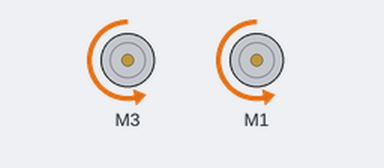
Simulated run of this sketch. Board: Arduino Mega 2560, built with avr-gcc and run on an emulated ATmega2560. Shown: 2 × DC motor (green arrow = forward, orange = backward, longer = faster).

Above: at 0.1 s.
Timing chart, 0 to 1.6 s (numbered marks = the images above):
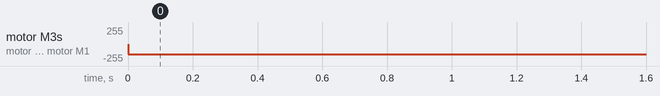

The sketch:

B3_01_TimedForward.ino
```cpp
/* B3_TimedForward.ino
   Drive the TWO-WHEELED Bread Board Bot (BBbot, B^3)
   straight ahead for specified time and then stop

   Intially commented out code will impliment a short
   reverse brake on the motors.

   Arduino: Arduino Mega 256 v3 Clone
   Motor Shield: Adafruit assembled Motor Shield for Arduino v2
   ---->  http://www.adafruit.com/products/1438

   Programmer: Dave Eslinger (DLE); June 3, 2015
   Major revisions:
         6/7/2015, DLE: Cleaned it up for GoSciTech
         7/4/2015, DLE: renamed

*/
#include <Wire.h>
#include <Adafruit_MotorShield.h>
#include <math.h>

// Create the motor shield object with the default I2C address
Adafruit_MotorShield AFMS = Adafruit_MotorShield();

// Define Constants
const byte TESTSPEED = 255 ;

// Define 'ports' for motors.
const byte LEFT_MOTOR_PORT = 3;
const byte RIGHT_MOTOR_PORT = 1;
// Create pointers to motor control objects
Adafruit_DCMotor *motorLeft = AFMS.getMotor(LEFT_MOTOR_PORT);
Adafruit_DCMotor *motorRight = AFMS.getMotor(RIGHT_MOTOR_PORT);

void setup(void){
  AFMS.begin();  // create with the default frequency 1.6KHz
  // Turn off all motors
  motorLeft->run(RELEASE);
  motorRight->run(RELEASE);
}

void loop(void){
  // Drive forward for 1 second at X/255 (~60% power)
  int duration = 1000; // in milliseconds
  byte speed = 150;
  motorLeft->setSpeed(speed);
  motorRight->setSpeed(speed);

  motorLeft->run(BACKWARD);
  motorRight->run(BACKWARD);

  delay(1000);


//  while (1) {};

/* What does this do? - in reference to Line #79
Says that while 1 is true 0 is not.
Loops through this infinitely; robot is essentially being told "Wait."
*/

}

/*void allStop(int direction) {
  motorLeft->setSpeed(100); // 100 on a 0-255 scale.
  motorRight->setSpeed(100);
  if (direction == FORWARD) {
    motorLeft->run(BACKWARD);
    motorRight->run(BACKWARD);
  }
  else {
    motorLeft->run(FORWARD);
    motorRight->run(BACKWARD);
  }
  delay(75);
  motorLeft->run(RELEASE);
  motorRight->run(RELEASE);
  return;
}*/
```

Measured:
- by itself, motor M3, motor M1: stopped → backward 150/255 at 0.00 s
